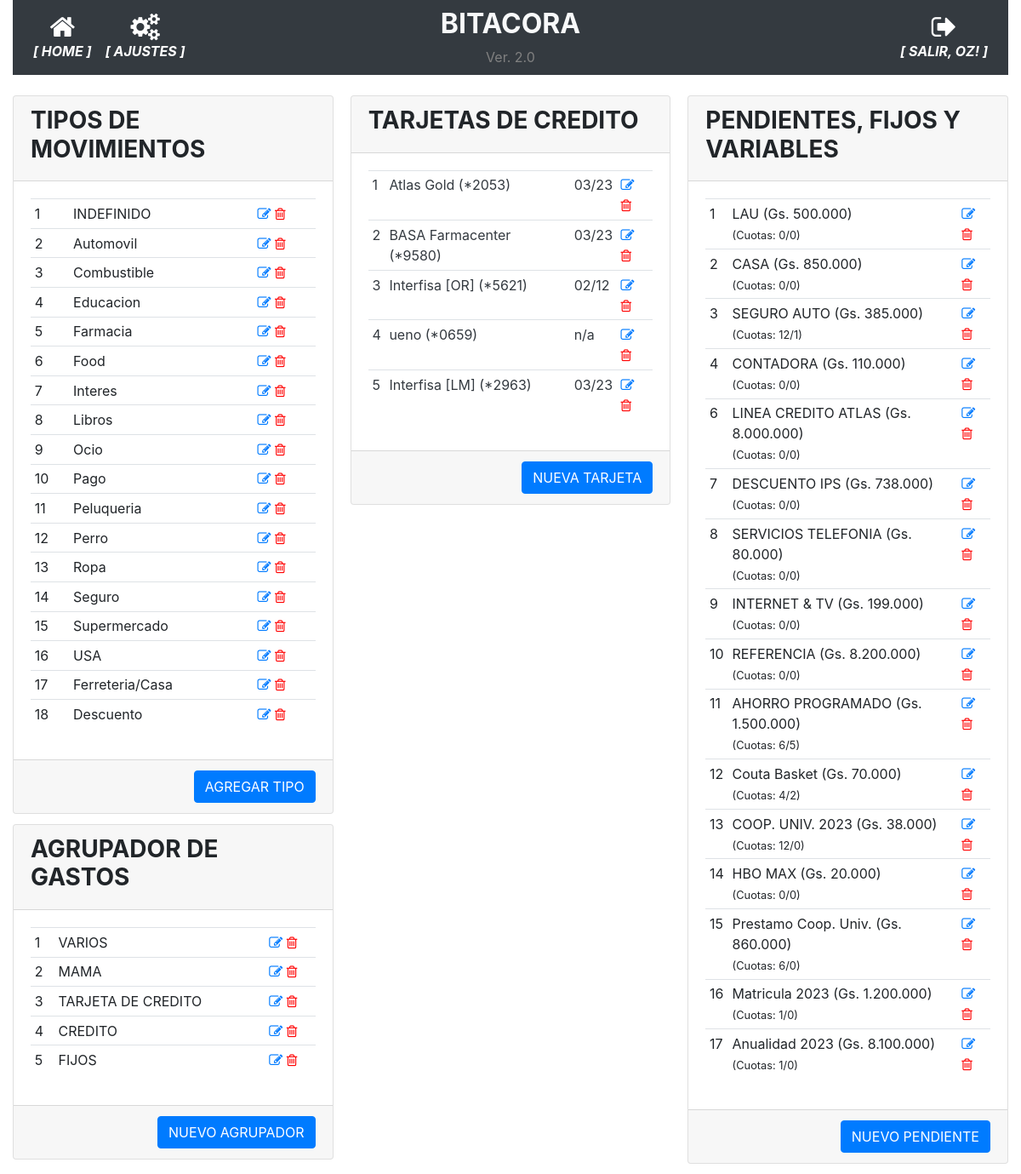
Before: /parametrico (signed in) with the older database file.
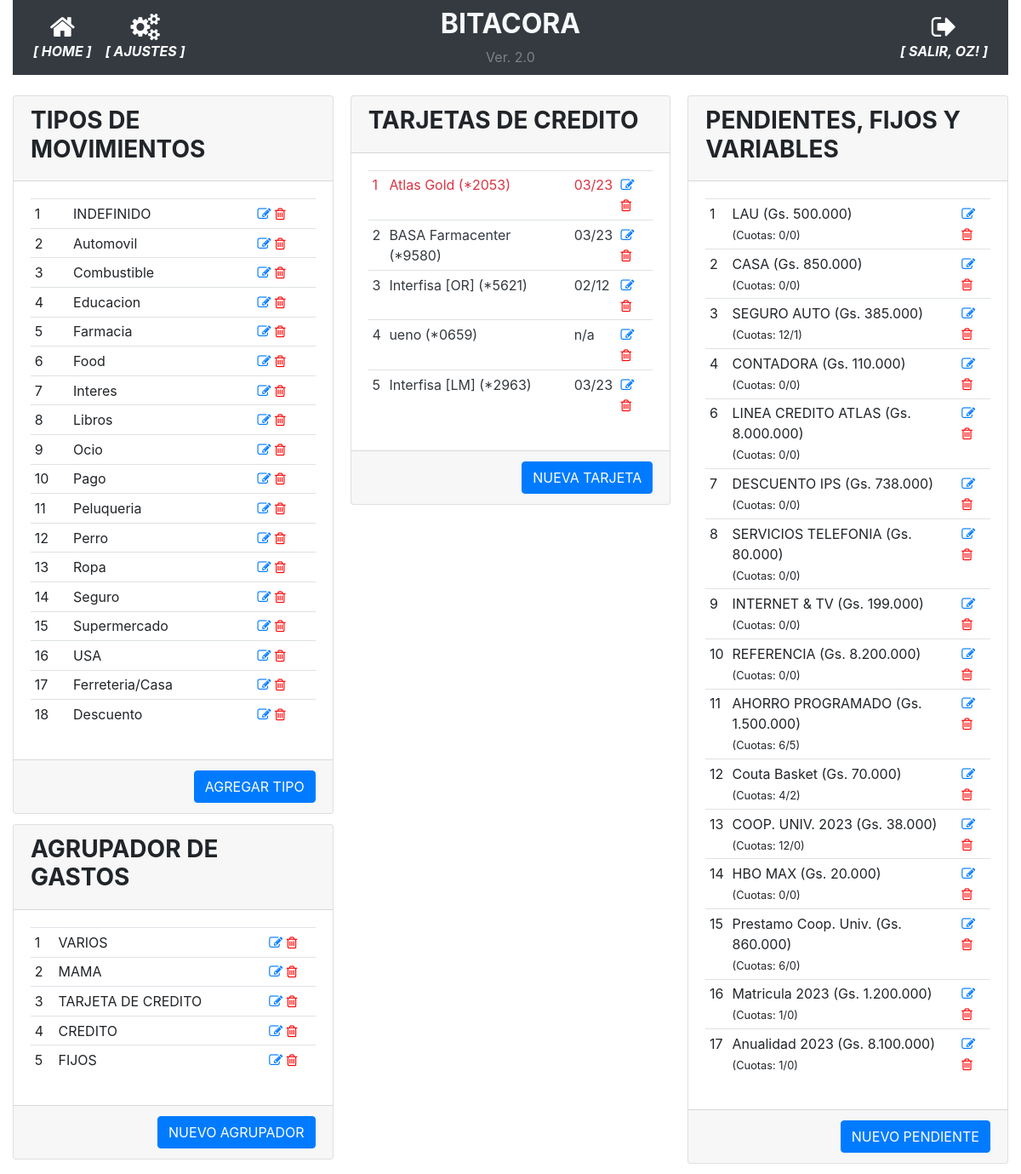
After: the same page with the newer database file.
### app/models.py (models this page shows, shortened)
class Tarjetas(db.Model):
    __tablename__='tarjetas'
    id = db.Column(db.Integer, primary_key=True)
    banco = db.Column(db.String(100), nullable=False)
    numero = db.Column(db.String(100), nullable=False)
    vencimiento = db.Column(db.String(10), nullable=False)
    estado = db.Column(db.Boolean, server_default=u'False')

### app/routes.py (the view)
@app.route('/parametrico', methods=['GET', 'POST'])
@login_required
def parametrico():
    tipos_movimiento = TiposMovimiento.query.all()
    agrupador_gastos = AgrupadorGastos.query.all()
    gastos_fijos = DeudasPendientes.query.all()
    tarjetas = Tarjetas.query.all()
    return render_template('parametrico.html', tipos_movimiento=tipos_movimiento, agrupador_gastos=agrupador_gastos, gastos_fijos=gastos_fijos, tarjetas=tarjetas)

### app/models.py (called while the page is built)
@login.user_loader
def load_user(id):
    return User.query.get(int(id))

### app/templates/parametrico.html (shortened to what the changed rows need)
{% extends "base.html" %}
{% block main %}
<div class="card-columns">
    <div class="card">
        <div class="card-body">
            <div>
                <table class="table table-sm">
                    {% for tarjeta in tarjetas %}
                    <tr class="{{ 'text-dark' if tarjeta.estado else 'text-danger' }}">
                        <td>{{ tarjeta.id }}</td>
                        <td>{{ tarjeta.banco }} (*{{ tarjeta.numero }})</td>
                        <td>{{ tarjeta.vencimiento }}</td>
                        <td class="align-self-end">
                            <a href="{{ url_for('modificar_tarjeta', tarjeta_id=tarjeta.id) }}"><i class="fa fa-pencil-square-o"></i></a>
                            <a href="{{ url_for('borrar_tarjeta', tarjeta_id=tarjeta.id) }}" style="color:red"><i class="fa fa-trash-o"></i></a>
                        </td>
                    </tr>
                    {% endfor %}
                </table>
            </div>
        </div>
    </div>
</div>
{% endblock %}

Changed rows visible on the page:
changed Tarjetas "Atlas Gold": estado True → False (drawn)
